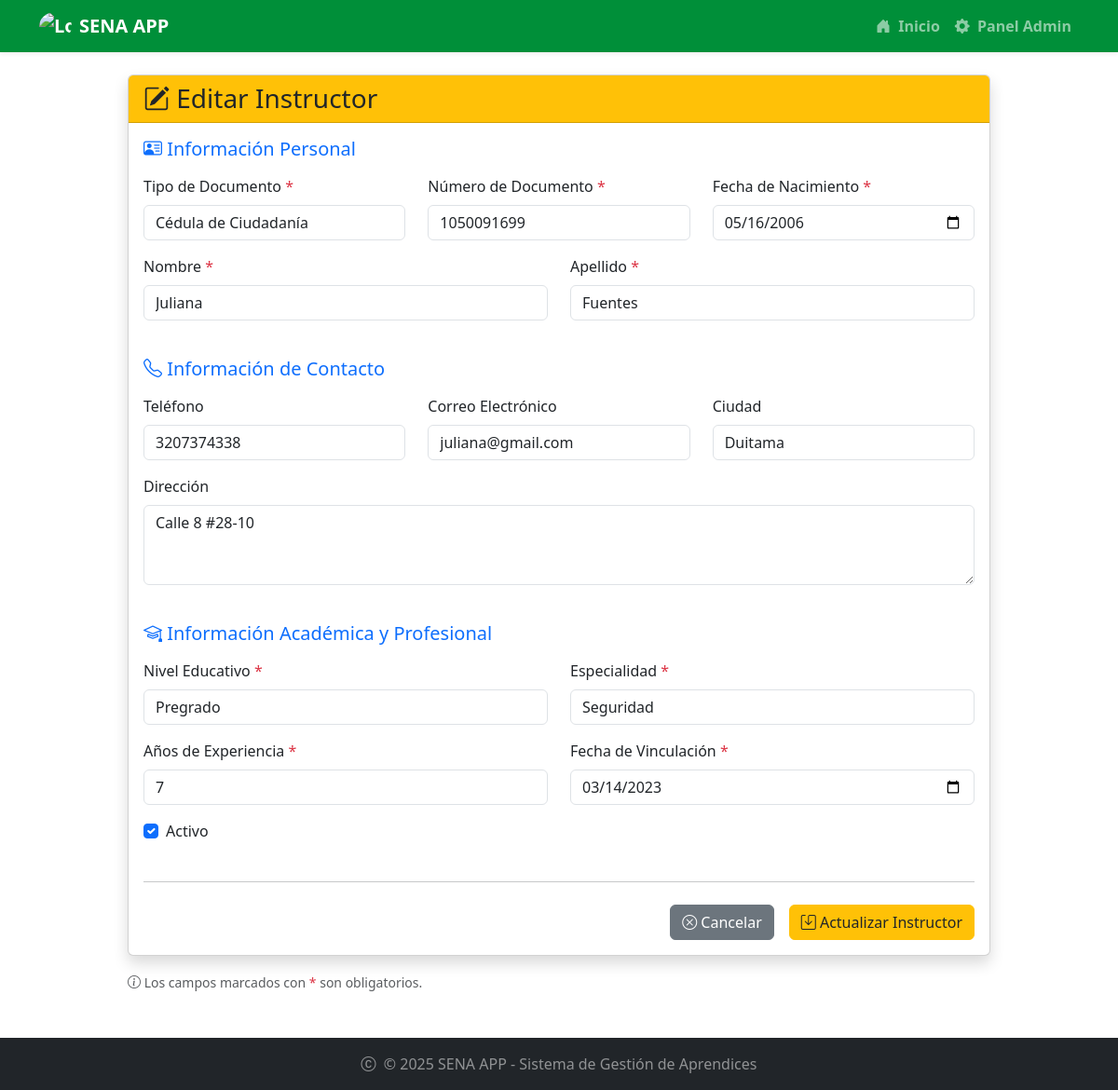
Page /instructores/1/editar/ on the committed database.
### instructores/models.py (models this page shows, shortened)
class Instructor(models.Model):
    TIPO_DOCUMENTO_CHOICES = [
        ('CC', 'Cédula de Ciudadanía'),
        ('CE', 'Cédula de Extranjería'),
        ('TI', 'Tarjeta de Identidad'),
        ('PAS', 'Pasaporte'),
    ]
    NIVEL_EDUCACION_CHOICES = [
        ('TEC', 'Técnico'),
        ('TEG', 'Tecnólogo'),
        ('PRE','Pregrado'),
        ('ESP','Especialización'),
        ('MAE','Maestría'),
        ('DOC','Doctorado'),
    ]
    tipo_documento = models.CharField(max_length=3,choices= TIPO_DOCUMENTO_CHOICES, default='CC')
    documento_id = models.CharField(max_length=20, unique=True)
    nombre = models.CharField(max_length=100)
    apellido = models.CharField(max_length=100)
    telefono = models.CharField(max_length=20, null=True)
    correo = models.EmailField(null=True)
    fecha_nacimiento = models.DateField()
    ciudad = models.CharField(max_length=100, null=True)
    direccion = models.TextField(null=True)
    nivel_educativo = models.CharField(max_length=3, choices=NIVEL_EDUCACION_CHOICES, default='MAE')
    especialidad = models.CharField(max_length=100)
    anos_experiencia = models.PositiveIntegerField()
    activo = models.BooleanField(default=True)
    fecha_vinculacion = models.DateField()
    fecha_registro = models.DateField(auto_now_add=True)

### instructores/views.py (the view, shortened to what this page needs)
# urls.py: path('<int:instructor_id>/editar/', views.InstructorUpdateView.as_view(), name='editar_instructor'),
class InstructorUpdateView(UpdateView):
    model = Instructor
    form_class = InstructorForm
    template_name = 'editar_instructor.html'
    success_url = reverse_lazy('instructores:lista_instructores')
    pk_url_kwarg = 'instructor_id'

### instructores/Templates/editar_instructor.html (shortened to what this page needs)
{% extends 'master.html' %}
{% block content %}
<div class="row justify-content-center">
    <div class="col-md-10">
        <div class="card shadow">
            <div class="card-header bg-warning text-dark">
                <h3 class="card-title mb-0">
                    <i class="bi bi-pencil-square"></i> Editar Instructor
                </h3>
            </div>
            <div class="card-body">
                <form method="post" novalidate>
                    <h5 class="mb-3 text-primary"><i class="bi bi-person-vcard"></i> Información Personal</h5>
                    <div class="row">
                        <div class="col-md-4 mb-3">
                            <label class="form-label">{{ form.tipo_documento.label }} <span class="text-danger">*</span></label>
                            {{ form.tipo_documento }}
                        </div>
                        <div class="col-md-4 mb-3">
                            <label class="form-label">{{ form.documento_id.label }} <span class="text-danger">*</span></label>
                            {{ form.documento_id }}
                        </div>
                        <div class="col-md-4 mb-3">
                            <label class="form-label">{{ form.fecha_nacimiento.label }} <span class="text-danger">*</span></label>
                            {{ form.fecha_nacimiento }}
                        </div>
                    </div>
                    <div class="row">
                        <div class="col-md-6 mb-3">
                            <label class="form-label">{{ form.nombre.label }} <span class="text-danger">*</span></label>
                            {{ form.nombre }}
                        </div>
                        <div class="col-md-6 mb-3">
                            <label class="form-label">{{ form.apellido.label }} <span class="text-danger">*</span></label>
                            {{ form.apellido }}
                        </div>
                    </div>
                    <h5 class="mb-3 mt-4 text-primary"><i class="bi bi-telephone"></i> Información de Contacto</h5>
                    <div class="row">
                        <div class="col-md-4 mb-3">
                            <label class="form-label">{{ form.telefono.label }}</label>
                            {{ form.telefono }}
                        </div>
                        <div class="col-md-4 mb-3">
                            <label class="form-label">{{ form.correo.label }}</label>
                            {{ form.correo }}
                        </div>
                        <div class="col-md-4 mb-3">
                            <label class="form-label">{{ form.ciudad.label }}</label>
                            {{ form.ciudad }}
                        </div>
                    </div>
                    <div class="row">
                        <div class="col-md-12 mb-3">
                            <label class="form-label">{{ form.direccion.label }}</label>
                            {{ form.direccion }}
                        </div>
                    </div>
                    <h5 class="mb-3 mt-4 text-primary"><i class="bi bi-mortarboard"></i> Información Académica y Profesional</h5>
                    <div class="row">
                        <div class="col-md-6 mb-3">
                            <label class="form-label">{{ form.nivel_educativo.label }} <span class="text-danger">*</span></label>
                            {{ form.nivel_educativo }}
                        </div>
                        <div class="col-md-6 mb-3">
                            <label class="form-label">{{ form.especialidad.label }} <span class="text-danger">*</span></label>
                            {{ form.especialidad }}
                        </div>
                    </div>
                    <div class="row">
                        <div class="col-md-6 mb-3">
                            <label class="form-label">{{ form.anos_experiencia.label }} <span class="text-danger">*</span></label>
                            {{ form.anos_experiencia }}
                        </div>
                        <div class="col-md-6 mb-3">
                            <label class="form-label">{{ form.fecha_vinculacion.label }} <span class="text-danger">*</span></label>
                            {{ form.fecha_vinculacion }}
                        </div>
                    </div>
                    <div class="row">
                        <div class="col-md-12 mb-3">
                            <div class="form-check">
                                {{ form.activo }}
                                <label class="form-check-label" for="{{ form.activo.id_for_label }}">
                                    {{ form.activo.label }}
                                </label>
                            </div>
                        </div>
                    </div>
                    <hr class="my-4">
                    <div class="d-grid gap-2 d-md-flex justify-content-md-end">
                        <a href="{% url 'instructores:lista_instructores' %}" class="btn btn-secondary me-md-2">
                            <i class="bi bi-x-circle"></i> Cancelar
                        </a>
                        <button type="submit" class="btn btn-warning text-dark">
                            <i class="bi bi-save"></i> Actualizar Instructor
                        </button>
                    </div>
                </form>
            </div>
        </div>
        <div class="mt-3">
            <small class="text-muted">
                <i class="bi bi-info-circle"></i>
                Los campos marcados con <span class="text-danger">*</span> son obligatorios.
            </small>
        </div>
    </div>
</div>
{% endblock %}

### static/mystyles.css (style rules this page uses)
body { background-color: #f8f9fa; }

### rows in the picture
Instructor: tipo_documento "Cédula de Ciudadanía", documento_id "1050091699", fecha_nacimiento "05/16/2006", nombre "Juliana", apellido "Fuentes", telefono "3207374338", correo "juliana@gmail.com", ciudad "Duitama", direccion "Calle 8 #28-10", nivel_educativo "Pregrado", especialidad "Seguridad", anos_experiencia "7", fecha_vinculacion "03/14/2023", activo "☑"
